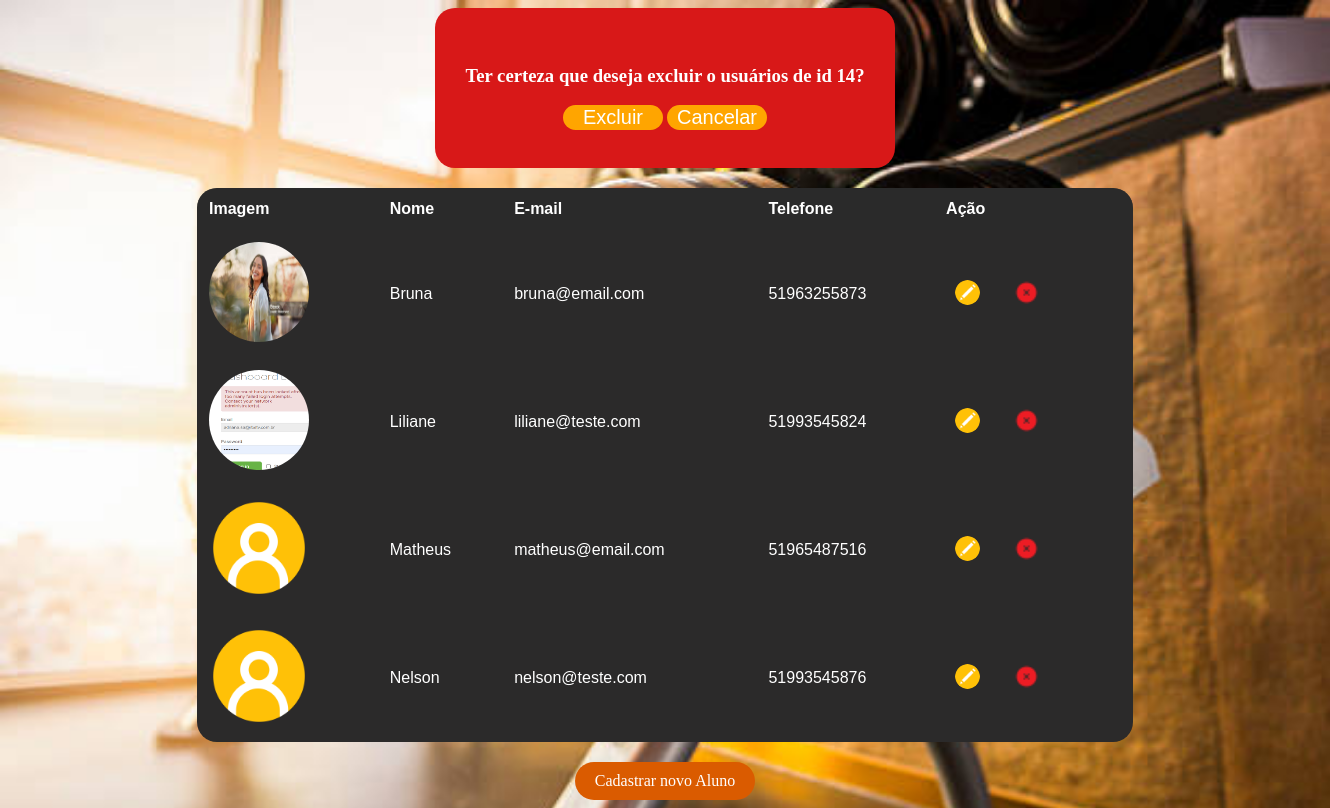
Page /admin.php?id=14 (signed in) on the committed database.
### tables this page shows
CREATE TABLE `cliente` (
  `id` int(11) NOT NULL,
  `nome` varchar(240) NOT NULL,
  `email` varchar(240) NOT NULL,
  `telefone` varchar(11) NOT NULL,
  `imagem` varchar(240) NOT NULL
);

### function.php (called while the page is built, shortened)
<?php
function getUsers($connect){
	$query = "SELECT * FROM cliente WHERE 1 ORDER BY nome";
	$action = mysqli_query( $connect, $query );
	$results = mysqli_fetch_all($action, MYSQLI_ASSOC);
	return $results;
}
?>

### admin.php (the view, shortened to what this page needs)
<?php require_once "function.php"; session_start();?>
<!DOCTYPE html>
<html>
<head>
    <link rel="stylesheet" type="text/css" href="layout/style.css">
</head>
<body>
	<main>
	<?php if(isset($_SESSION['ativa'])){ ?>
	<?php
		$resultados = getUsers($connect);
		if (isset($_GET['id'])) {
			echo "<div class='excluir'><h3>Ter certeza que deseja excluir o usuários de id ". $_GET['id'] . "?</h3>";
			?>
			<form  method="post">
				<button name="deletar">Excluir</button>
				<button name="cancelar">Cancelar</button>
			</form>
		</div>
		<?php } ?>
	<div class="divTabela">
		<table class="tabela">
			<tr>
				<th>Imagem</th>
				<th>Nome</th>
				<th>E-mail</th>
				<th>Telefone</th>
				<th>Ação</th>
			</tr>
			<?php foreach ($resultados as $resultado) {
				$id = $resultado['id'];
				$nome = $resultado['nome'];
				$email = $resultado['email'];
				$telefone = $resultado['telefone'];
				$imagem = $resultado['imagem'];
				if(empty($imagem)){
					$imagem = "profile.png";
				}
			?>
				<tr>
					<td><img class="imagem" src="imagens/uploads/<?php echo $imagem;?>"></td>
					<td><?php echo $resultado['nome']; ?></td>
					<td><?php echo $resultado['email']; ?></td>
					<td><?php echo $resultado['telefone']; ?></td>
					<td>
						<a id="btn-editar" href="alteraCadastro.php?id=<?php echo $id;?>&nome=<?php echo $nome?>&email=<?php echo $email?>&telefone=<?php echo $telefone?>&imagem=<?php echo $imagem;?>"><img src="layout/assets/icones/editar.png" alt="Editar 3"></a>
						<a href="admin.php?id=<?php echo $id;?>"> <img src="layout/assets/icones/deletar.png" alt="Deletar 3"></a>
					</td>
				</tr>
			<?php }	?>
		</table>
        <a id="btn-cadastro" href="cadastrar.php">Cadastrar novo Aluno</a>
     </div>
	 <?php }else{
    echo "<p>Voce não tem acesso a essa pagina</p>";
	} ?>
</main>
</body>
</html>

### layout/style.css (style rules this page uses)
body { background-image: url("assets/fundoSite.jpg"); background-repeat: no-repeat; background-size: cover; width: auto; overflow:auto; }
main { display: flex; flex-direction: column; justify-content: center; align-items: center; }
a:link, a:visited { color: rgb(173, 113, 0); border-radius: 10px ; padding: 10px 20px; text-align: center; text-decoration: none; }
img { margin: 0 100px; width: 210px; height: 320px; border-radius: 20px; }
.divTabela { width: 1440px; display: flex; flex-direction: column; justify-content: center; align-items: center; }
#btn-cadastro { background-color: #DA5B00; color: white; border-radius: 20px; }
.tabela { justify-content: center; font-family: Arial, Helvetica, sans-serif; color: white; border-collapse: collapse; width: 65%; margin: 20px; border-top-left-radius: 20px; border-top-right-radius: 20px; border-bottom-right-radius: 20px; border-bottom-left-radius: 20px; overflow: hidden; }
.tabela td, .tabela th { padding: 12px; }
.tabela tr { background-color:rgb(43, 42, 42); }
.tabela th { padding-top: 12px; padding-bottom: 12px; text-align: left; background-color: rgba(43, 42, 42, 0.527); color: white; }
.tabela a img { width: 25px; height: 25px; margin: auto; }
.imagem { width: 100px; height: 100px; border-radius: 50%; margin: 0 0 0 0; }
#btn-editar { color: white; border-radius: 20px; padding: 5px; margin: 4px; font-size: 12px; }
.excluir { color: rgb(255, 255, 255); display: flex; flex-direction: column; justify-content: center; align-items: center; width: auto; height: 100px; padding: 30px; background-color: #d81818; border-radius: 20px; }
.excluir form button { width: 100px; height: auto; font-size: 20px; align-items: center; color: white; background-color: orange; border: none; border-radius: 20px; margin:auto; }

### rows in the picture
cliente: imagem (picture), nome "Bruna", email "bruna@email.com", telefone "51963255873"
cliente: imagem (picture), nome "Liliane", email "liliane@teste.com", telefone "51993545824"
cliente: nome "Matheus", email "matheus@email.com", telefone "51965487516"
cliente: nome "Nelson", email "nelson@teste.com", telefone "51993545876"

### other values in the picture
$_GET['id'] "14"
